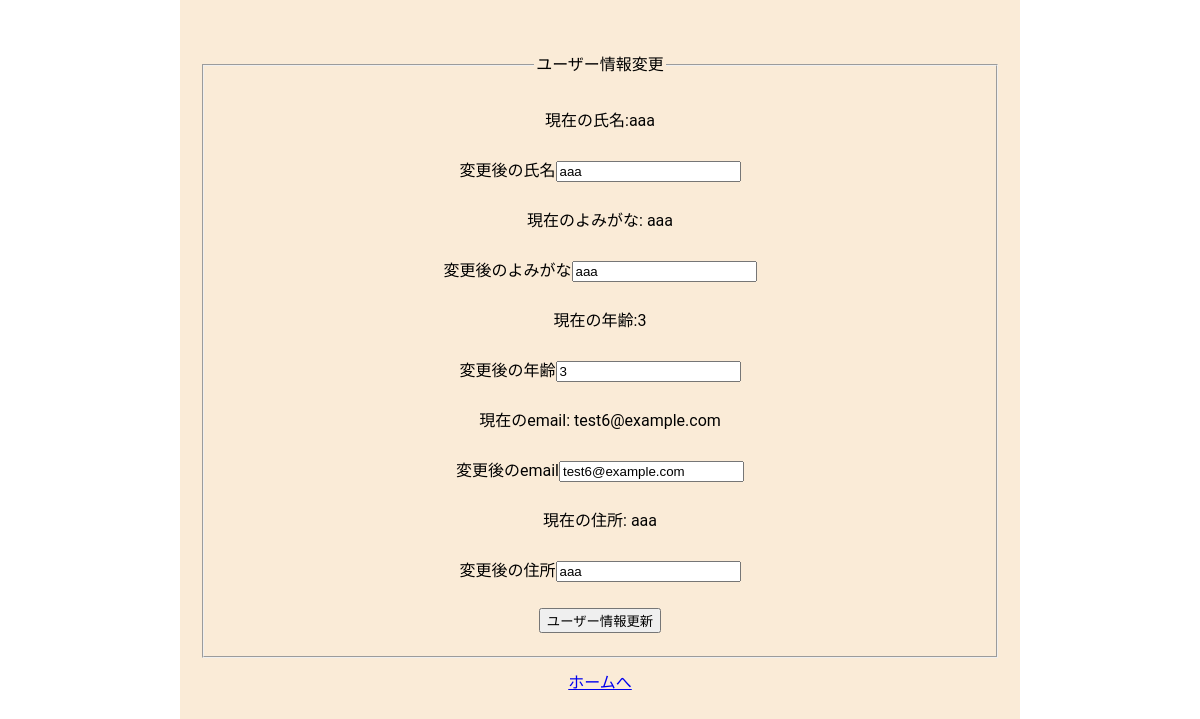
The page /user_edit.php (signed in) on the database its author committed.
### tables this page shows
CREATE TABLE `user_table` (
  `id` int(11) NOT NULL,
  `user_name` varchar(128) NOT NULL,
  `user_ruby` varchar(128) NOT NULL,
  `user_pw` varchar(128) NOT NULL,
  `user_age` int(11) NOT NULL,
  `user_email` varchar(128) NOT NULL,
  `user_address` varchar(128) NOT NULL,
  `is_admin` int(1) NOT NULL,
  `is_deleted` int(1) NOT NULL,
  `created_at` datetime NOT NULL,
  `updated_at` datetime NOT NULL
);

### user_edit.php (the view, shortened to what this page needs)
<?php
$user_id = $_SESSION['user_id'];
$pdo = connect_to_db();
$sql = 'SELECT * FROM user_table WHERE id = :user_id';
$stmt = $pdo->prepare($sql);
$stmt->bindValue(':user_id', $user_id);
$stmt->execute();
$member = $stmt->fetch();
$user_name = $member['user_name'];
$user_ruby = $member['user_ruby'];
$user_age = $member['user_age'];
$user_email = $member['user_email'];
$user_address = $member['user_address'];
?>
<!DOCTYPE html>
<html lang="ja">
<head>
  <link rel="stylesheet" href="css/style.css">
</head>
<body>
  <div class="wrapper">
    <form action="user_update.php" method="POST">
      <fieldset>
        <legend>ユーザー情報変更</legend>
        <div>
          現在の氏名:<?php echo $user_name; ?>
        </div>
        <div>
          変更後の氏名<input type="text" name="user_name" value="<?php echo $user_name; ?>">
        </div>
        <div>
          現在のよみがな: <?php echo $user_ruby; ?>
        </div>
        <div>
          変更後のよみがな<input type="text" name="user_ruby" value="<?php echo $user_ruby; ?>">
        </div>
        <div>
          現在の年齢:<?php echo $user_age; ?>
        </div>
        <div>
          変更後の年齢<input type="number" name="user_age" value="<?php echo $user_age; ?>">
        </div>
        <div>
          現在のemail: <?php echo $user_email; ?>
        </div>
        <div>
          変更後のemail<input type="email" name="user_email" value="<?php echo $user_email; ?>">
        </div>
        <div>
          現在の住所: <?php echo $user_address; ?>
        </div>
        <div>
          変更後の住所<input type="text" name="user_address" value="<?php echo $user_address; ?>">
        </div>
        <input type="submit" value="ユーザー情報更新">
      </fieldset>
    </form>
    <div><a href="top.php">ホームへ</a></div>
  </div>
</body>
</html>

### css/style.css (style rules this page uses)
body { font-family: Roboto, "Yu Gothic Medium", "游ゴシック Medium", YuGothic, "游ゴシック体", "ヒラギノ角ゴ Pro W3", "メイリオ", sans-serif; font-size: 16px; width: 70%; margin: 0 auto; }
.wrapper { padding: 40px 20px 40px; background-color: antiquewhite; text-align: center; line-height: 50px; }

### rows shown on the page
user_table: user_name "aaa", user_ruby "aaa", user_age "3", user_email "test6@example.com", user_address "aaa"
